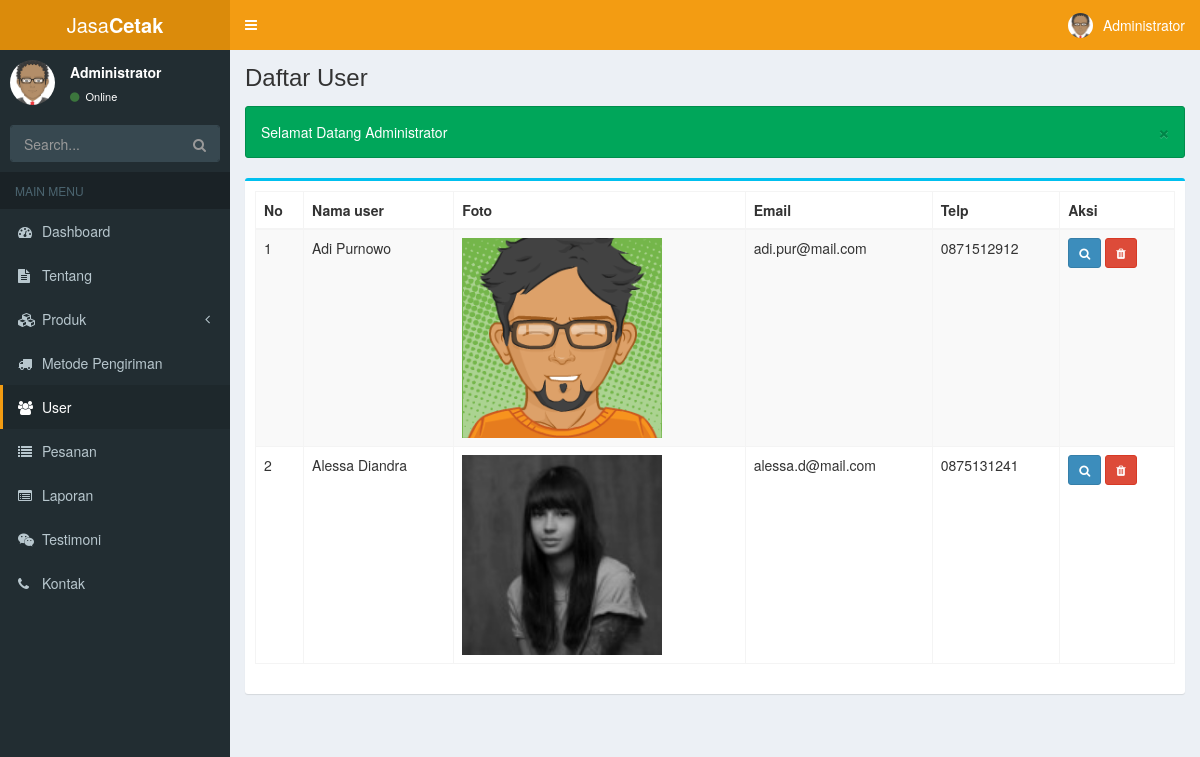
The page /admin/index.php?page=user (signed in) on the database as committed earlier.
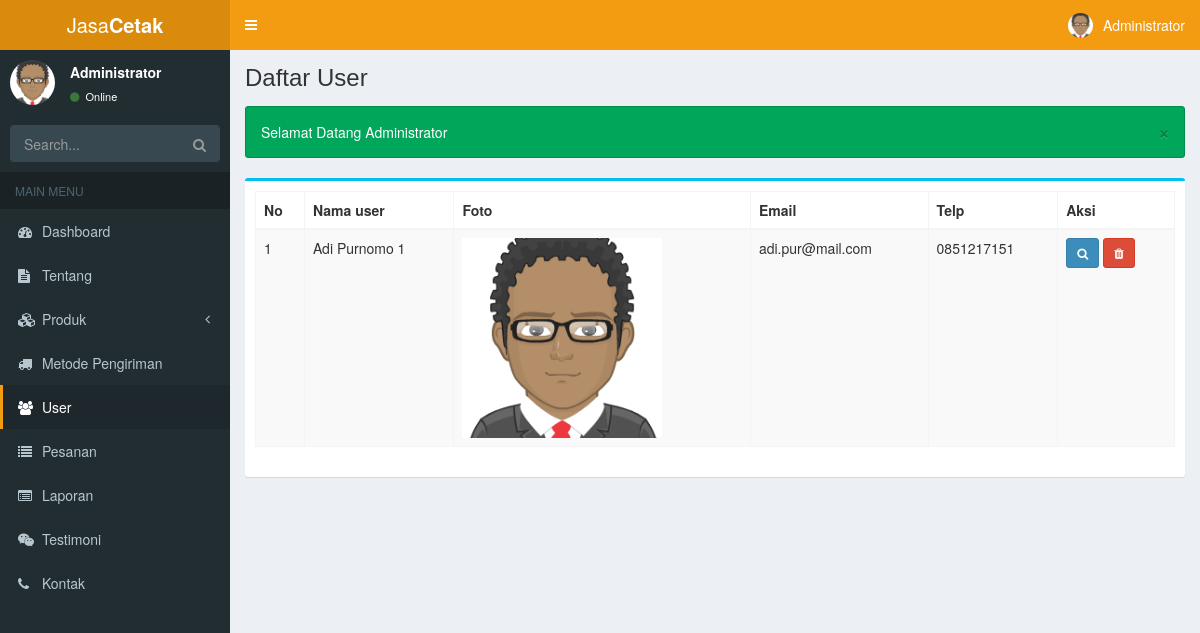
The same page on the database as committed later.
### tables this page shows
CREATE TABLE IF NOT EXISTS `user` (
  `id_user` int(11) NOT NULL,
  `nama` varchar(50) NOT NULL,
  `foto` varchar(100) NOT NULL DEFAULT 'no-foto.png',
  `email` varchar(50) NOT NULL,
  `telp` varchar(20) NOT NULL,
  `provinsi` varchar(100) NOT NULL,
  `kota` varchar(100) NOT NULL,
  `kecamatan` varchar(100) NOT NULL,
  `alamat` varchar(200) NOT NULL,
  `keterangan` varchar(200) NOT NULL,
  `password` varchar(255) NOT NULL
);

### admin/views/user.php (the view, shortened to what this page needs)
<?php
$query = mysqli_query($koneksi, "SELECT * FROM user");
$no = 1;
?>
<div class="box box-info">
    <div class="box-body">
        <div class="table-responsive">
            <table class="table table-bordered table-striped">
                <thead>
                    <th>No</th>
                    <th>Nama user</th>
                    <th>Foto</th>
                    <th>Email</th>
                    <th>Telp</th>
                    <th>Aksi</th>
                </thead>
                <tbody>
                    <?php while ($row = mysqli_fetch_assoc($query)): ?>
                        <tr>
                            <td><?= $no++ ?></td>
                            <td><?= $row['nama'] ?></td>
                            <td><img src="../assets/img/foto/<?= $row['foto'] . '?timestamp=' . time() ?>" alt="" width="200"></td>
                            <td><?= $row['email'] ?></td>
                            <td><?= $row['telp'] ?></td>
                            <td>
                                <button class="btn btn-sm btn-primary btn-detail-user" data-toggle="modal" data-target="#detail-user" data-user="<?= base64_encode(json_encode($row)) ?>">
                                    <i class="fa fa-search" data-toggle="tooltip" data-placement="top" title="Detail User"></i>
                                </button>
                                <button class="btn btn-sm btn-danger btn-hapus" data-toggle="modal" data-target="#hapus-user" data-id="<?= $row['id_user'] ?>" data-uri="hapus_user">
                                    <i class="fa fa-trash" data-toggle="tooltip" data-placement="top" title="Hapus User"></i>
                                </button>
                            </td>
                        </tr>
                    <?php endwhile; ?>
                </tbody>
            </table>
        </div>
    </div>
</div>

Rows that differ between the two databases and show on the page:
removed user: nama "Alessa Diandra", foto (picture), email "alessa.d@mail.com", telp "0875131241"
changed user "adi.pur@mail.com": nama "Adi Purnowo" → "Adi Purnomo 1"; foto: a different picture; telp "0871512912" → "0851217151"
